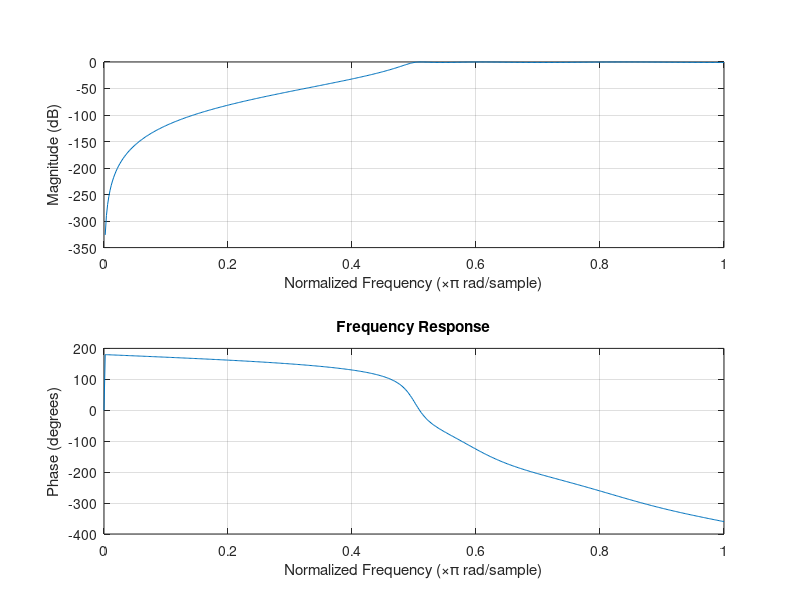
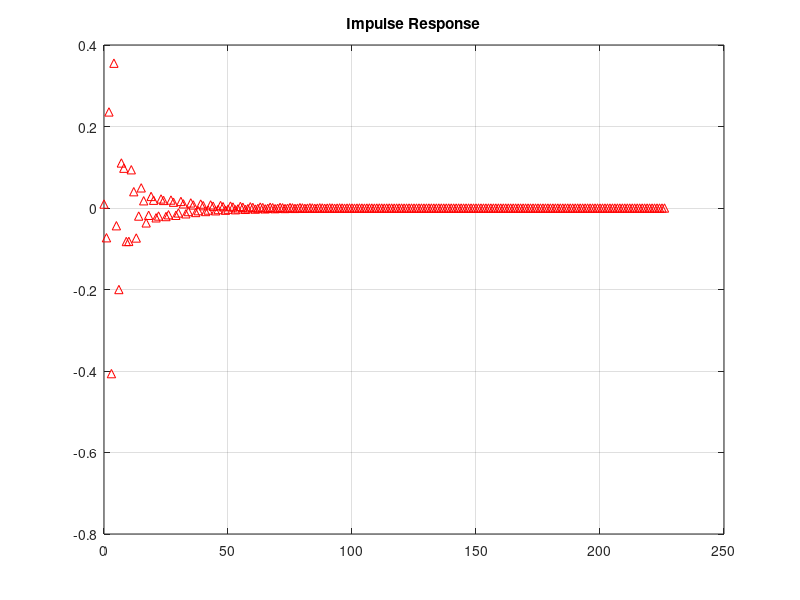
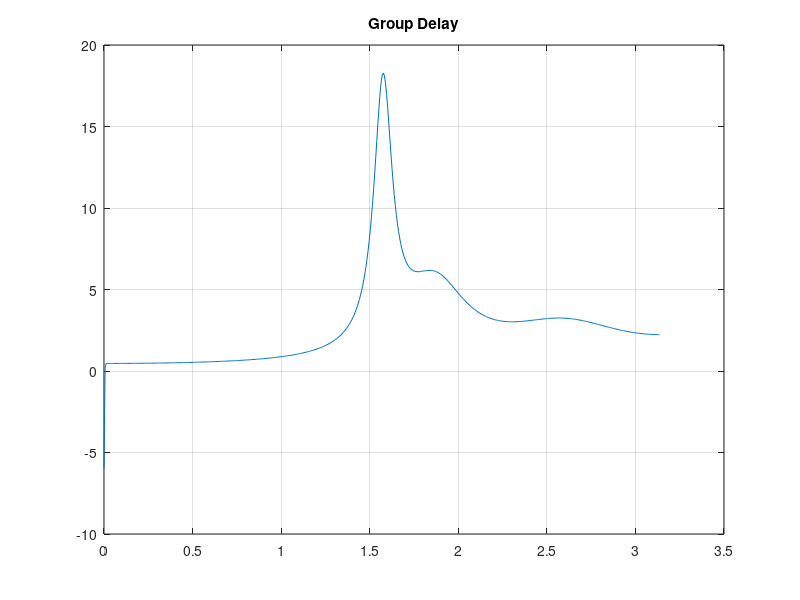
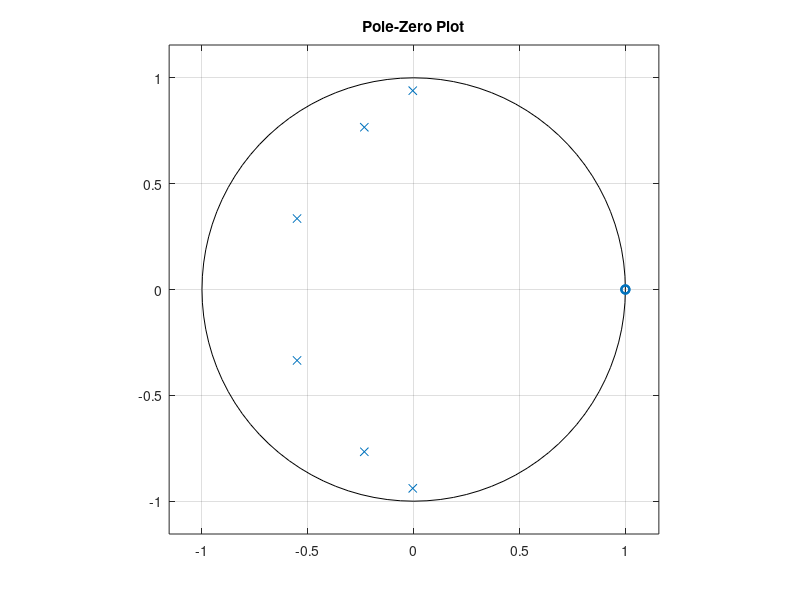

Write MATLAB code to recreate these figures, in order.
clc;
clear;
close all;

% Specifications
Rp = 1;          % Passband Ripple (dB)
Rs = 40;         % Stopband Attenuation (dB)
Wp = 0.5;        % Passband Edge (normalized)
Ws = 0.35;       % Stopband Edge (normalized)

% Find Filter Order
[n, Wn] = cheb1ord(Wp, Ws, Rp, Rs);

% Design High-Pass Filter
[b, a] = cheby1(n, Rp, Wn, 'high');

% Frequency Response
figure;
freqz(b, a);
title('Frequency Response');

% Impulse Response
figure;
impz(b, a);
grid on;
title('Impulse Response');

% Group Delay
figure;
grpdelay(b, a);
grid on;
title('Group Delay');

% Pole-Zero Plot
figure;
zplane(b, a);
grid on;
title('Pole-Zero Plot');

% Display Results
fprintf('Filter Order = %d\n', n);
fprintf('Cutoff Frequency = %.4f\n', Wn);
